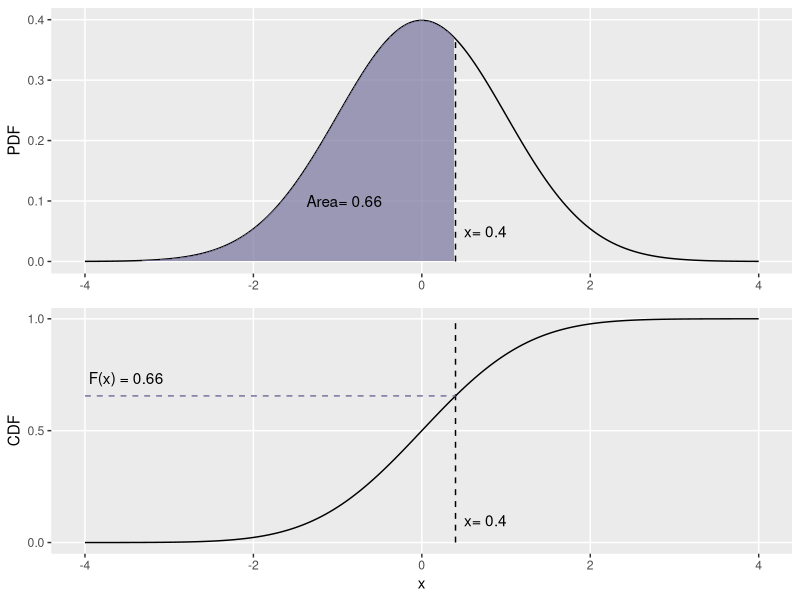

This figure's R source:
## ---- chunk 1
knitr::opts_chunk$set(echo = TRUE, eval=F, highlight=TRUE,
                      warning=F, message=F)
library(ggplot2)
library(dplyr)
library(knitr)
## ---- chunk 2
library(ggplot2)
x <- seq(-4,4,length=200)
y <- dnorm(x,0,1)
y2 <- pnorm(x,0,1)
df <- data.frame(x=x,y=y)

tval = 0.4

pdf <- ggplot(data=df, aes(x=x)) +
  geom_line(aes(y=y)) +
  geom_ribbon(data=subset(df ,x > -4 & x < tval), aes(ymax=y), ymin=0,
              fill="#79759d",colour=NA,alpha=0.7)+
  theme(panel.grid.minor = element_blank(),
        axis.title.x = element_blank()) +  
  scale_y_continuous(limits=c(0, .4)) +
  annotate("text", x= -2, y=0.1, hjust= -0.7,
           label = paste0("Area= ",round(pnorm(tval,0,1),2))) +
  annotate("text", x= tval, y=0.05, hjust=-0.2,
           label = paste0("x= ",tval)) +
  annotate("segment", x = tval, xend = tval, y = 0, yend = dnorm(tval,0,1), 
         colour = "black", linetype='dashed') + 
  labs(y='PDF') +  xlim(-4,4) 

cdf <- ggplot(data=df, aes(x=x)) + 
  geom_line(aes(y = y2)) +
  theme(panel.grid.minor = element_blank()) + 
  ylab('CDF') +
  scale_y_continuous(breaks=c(0,0.5,1)) +
  annotate("segment", x = tval, xend = tval, y = 0, yend = 1, 
           colour = "black", linetype='dashed') + 
  annotate("segment", x = -4, xend = tval, y = pnorm(tval,0,1), yend = pnorm(tval,0,1), 
           colour = "#79759d", linetype='dashed') +
  annotate("text", x= tval, y=0.1, hjust=-0.2,
           label = paste0("x= ",tval)) +
  annotate("text", x= -4, y=pnorm(tval,0,1)+.08, hjust= -0.05,
           label = paste0("F(x) = ",round(pnorm(tval,0,1),2))) + 
  xlim(-4,4)

gridExtra::grid.arrange(pdf,cdf,ncol=1)

